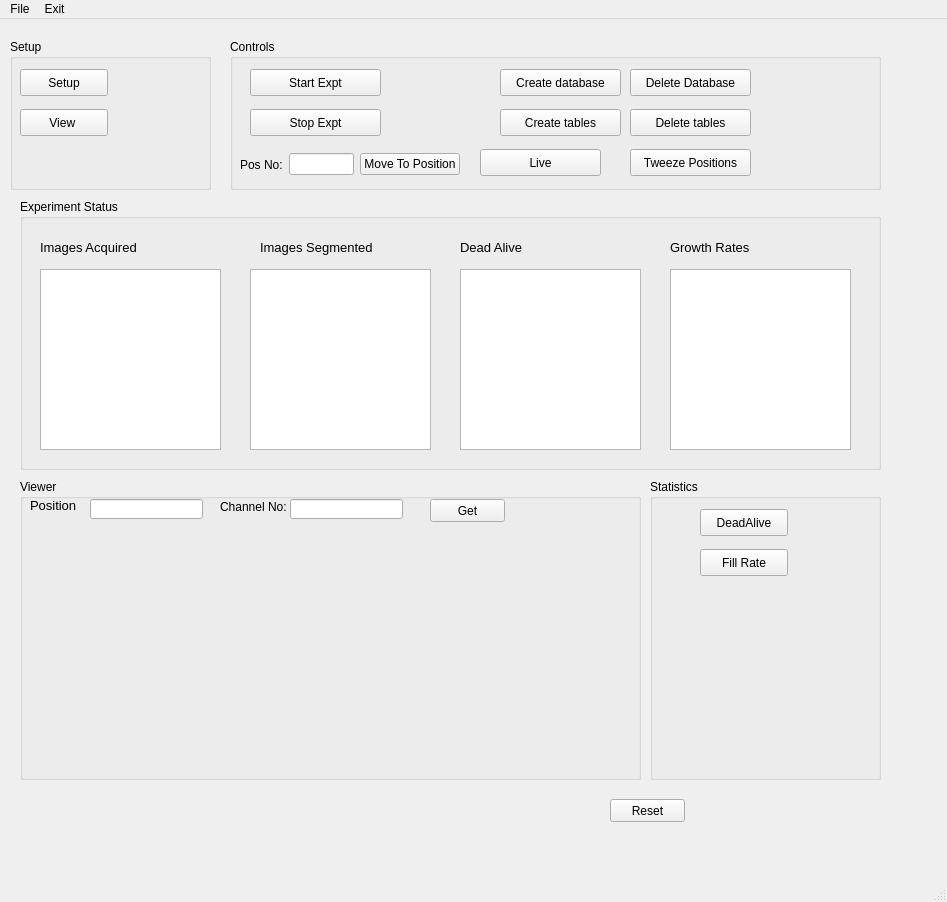
<?xml version="1.0" encoding="UTF-8"?>
<ui version="4.0">
 <class>MainWindow</class>
 <widget class="QMainWindow" name="MainWindow">
  <property name="geometry">
   <rect>
    <x>0</x>
    <y>0</y>
    <width>947</width>
    <height>902</height>
   </rect>
  </property>
  <property name="windowTitle">
   <string>MainWindow</string>
  </property>
  <widget class="QWidget" name="centralwidget">
   <widget class="QGroupBox" name="Setup">
    <property name="geometry">
     <rect>
      <x>10</x>
      <y>20</y>
      <width>201</width>
      <height>151</height>
     </rect>
    </property>
    <property name="title">
     <string>Setup</string>
    </property>
    <widget class="QPushButton" name="setupButton">
     <property name="geometry">
      <rect>
       <x>10</x>
       <y>30</y>
       <width>88</width>
       <height>27</height>
      </rect>
     </property>
     <property name="text">
      <string>Setup</string>
     </property>
    </widget>
    <widget class="QPushButton" name="viewExptSetupButton">
     <property name="geometry">
      <rect>
       <x>10</x>
       <y>70</y>
       <width>88</width>
       <height>27</height>
      </rect>
     </property>
     <property name="text">
      <string>View </string>
     </property>
    </widget>
   </widget>
   <widget class="QGroupBox" name="viewerBox">
    <property name="geometry">
     <rect>
      <x>20</x>
      <y>460</y>
      <width>621</width>
      <height>301</height>
     </rect>
    </property>
    <property name="title">
     <string>Viewer</string>
    </property>
    <widget class="QLabel" name="viewerPositionLabel">
     <property name="geometry">
      <rect>
       <x>10</x>
       <y>20</y>
       <width>47</width>
       <height>13</height>
      </rect>
     </property>
     <property name="font">
      <font>
       <pointsize>10</pointsize>
      </font>
     </property>
     <property name="text">
      <string>Position:</string>
     </property>
    </widget>
    <widget class="QLineEdit" name="viewerPositionNo">
     <property name="geometry">
      <rect>
       <x>70</x>
       <y>20</y>
       <width>113</width>
       <height>20</height>
      </rect>
     </property>
    </widget>
    <widget class="QLabel" name="viewerChannelLabel">
     <property name="geometry">
      <rect>
       <x>200</x>
       <y>20</y>
       <width>71</width>
       <height>16</height>
      </rect>
     </property>
     <property name="text">
      <string>Channel No:</string>
     </property>
    </widget>
    <widget class="QLineEdit" name="viewerChannelNo">
     <property name="geometry">
      <rect>
       <x>270</x>
       <y>20</y>
       <width>113</width>
       <height>20</height>
      </rect>
     </property>
    </widget>
    <widget class="QPushButton" name="viewerGetButton">
     <property name="geometry">
      <rect>
       <x>410</x>
       <y>20</y>
       <width>75</width>
       <height>23</height>
      </rect>
     </property>
     <property name="text">
      <string>Get</string>
     </property>
    </widget>
   </widget>
   <widget class="QGroupBox" name="runStatus">
    <property name="geometry">
     <rect>
      <x>20</x>
      <y>180</y>
      <width>861</width>
      <height>271</height>
     </rect>
    </property>
    <property name="title">
     <string>Experiment Status</string>
    </property>
    <widget class="PlotWidget" name="imgAcquiredPlot">
     <property name="geometry">
      <rect>
       <x>20</x>
       <y>70</y>
       <width>181</width>
       <height>181</height>
      </rect>
     </property>
    </widget>
    <widget class="PlotWidget" name="imgSegPlot">
     <property name="geometry">
      <rect>
       <x>230</x>
       <y>70</y>
       <width>181</width>
       <height>181</height>
      </rect>
     </property>
    </widget>
    <widget class="PlotWidget" name="deadAlivePlot">
     <property name="geometry">
      <rect>
       <x>440</x>
       <y>70</y>
       <width>181</width>
       <height>181</height>
      </rect>
     </property>
    </widget>
    <widget class="PlotWidget" name="growthRatesPlot">
     <property name="geometry">
      <rect>
       <x>650</x>
       <y>70</y>
       <width>181</width>
       <height>181</height>
      </rect>
     </property>
    </widget>
    <widget class="QLabel" name="acquiredLabel">
     <property name="geometry">
      <rect>
       <x>20</x>
       <y>40</y>
       <width>101</width>
       <height>16</height>
      </rect>
     </property>
     <property name="font">
      <font>
       <pointsize>10</pointsize>
      </font>
     </property>
     <property name="midLineWidth">
      <number>0</number>
     </property>
     <property name="text">
      <string>Images Acquired</string>
     </property>
     <property name="textFormat">
      <enum>Qt::PlainText</enum>
     </property>
    </widget>
    <widget class="QLabel" name="segmentedLabel">
     <property name="geometry">
      <rect>
       <x>240</x>
       <y>40</y>
       <width>131</width>
       <height>16</height>
      </rect>
     </property>
     <property name="font">
      <font>
       <pointsize>10</pointsize>
      </font>
     </property>
     <property name="midLineWidth">
      <number>0</number>
     </property>
     <property name="text">
      <string>Images Segmented</string>
     </property>
     <property name="textFormat">
      <enum>Qt::PlainText</enum>
     </property>
    </widget>
    <widget class="QLabel" name="deadaliveLabel">
     <property name="geometry">
      <rect>
       <x>440</x>
       <y>40</y>
       <width>131</width>
       <height>16</height>
      </rect>
     </property>
     <property name="font">
      <font>
       <pointsize>10</pointsize>
      </font>
     </property>
     <property name="midLineWidth">
      <number>0</number>
     </property>
     <property name="text">
      <string>Dead Alive</string>
     </property>
     <property name="textFormat">
      <enum>Qt::PlainText</enum>
     </property>
    </widget>
    <widget class="QLabel" name="growthRatesLabel">
     <property name="geometry">
      <rect>
       <x>650</x>
       <y>40</y>
       <width>131</width>
       <height>16</height>
      </rect>
     </property>
     <property name="font">
      <font>
       <pointsize>10</pointsize>
      </font>
     </property>
     <property name="midLineWidth">
      <number>0</number>
     </property>
     <property name="text">
      <string>Growth Rates</string>
     </property>
     <property name="textFormat">
      <enum>Qt::PlainText</enum>
     </property>
    </widget>
   </widget>
   <widget class="QGroupBox" name="groupBox_3">
    <property name="geometry">
     <rect>
      <x>230</x>
      <y>20</y>
      <width>651</width>
      <height>151</height>
     </rect>
    </property>
    <property name="title">
     <string>Controls</string>
    </property>
    <widget class="QPushButton" name="stopExptButton">
     <property name="geometry">
      <rect>
       <x>20</x>
       <y>70</y>
       <width>131</width>
       <height>27</height>
      </rect>
     </property>
     <property name="text">
      <string>Stop Expt</string>
     </property>
    </widget>
    <widget class="QPushButton" name="startExptButton">
     <property name="geometry">
      <rect>
       <x>20</x>
       <y>30</y>
       <width>131</width>
       <height>27</height>
      </rect>
     </property>
     <property name="text">
      <string>Start Expt</string>
     </property>
    </widget>
    <widget class="QPushButton" name="createDbButton">
     <property name="geometry">
      <rect>
       <x>270</x>
       <y>30</y>
       <width>121</width>
       <height>27</height>
      </rect>
     </property>
     <property name="text">
      <string>Create database</string>
     </property>
    </widget>
    <widget class="QPushButton" name="tweezePositionsButton">
     <property name="geometry">
      <rect>
       <x>400</x>
       <y>110</y>
       <width>121</width>
       <height>27</height>
      </rect>
     </property>
     <property name="text">
      <string>Tweeze Positions</string>
     </property>
    </widget>
    <widget class="QPushButton" name="createTablesButton">
     <property name="geometry">
      <rect>
       <x>270</x>
       <y>70</y>
       <width>121</width>
       <height>27</height>
      </rect>
     </property>
     <property name="text">
      <string>Create tables</string>
     </property>
    </widget>
    <widget class="QPushButton" name="deleteDbButton">
     <property name="geometry">
      <rect>
       <x>400</x>
       <y>30</y>
       <width>121</width>
       <height>27</height>
      </rect>
     </property>
     <property name="text">
      <string>Delete Database</string>
     </property>
    </widget>
    <widget class="QPushButton" name="deleteTablesButton">
     <property name="geometry">
      <rect>
       <x>400</x>
       <y>70</y>
       <width>121</width>
       <height>27</height>
      </rect>
     </property>
     <property name="text">
      <string>Delete tables</string>
     </property>
    </widget>
    <widget class="QWidget" name="horizontalLayoutWidget">
     <property name="geometry">
      <rect>
       <x>10</x>
       <y>110</y>
       <width>220</width>
       <height>31</height>
      </rect>
     </property>
     <layout class="QHBoxLayout" name="moveLayout">
      <item>
       <widget class="QLabel" name="posNoLabel">
        <property name="text">
         <string>Pos No:</string>
        </property>
       </widget>
      </item>
      <item>
       <widget class="QLineEdit" name="posNoInputBox"/>
      </item>
      <item>
       <widget class="QPushButton" name="moveToPositionButton">
        <property name="text">
         <string>Move To Position</string>
        </property>
       </widget>
      </item>
     </layout>
    </widget>
    <widget class="QPushButton" name="liveButton">
     <property name="geometry">
      <rect>
       <x>250</x>
       <y>110</y>
       <width>121</width>
       <height>27</height>
      </rect>
     </property>
     <property name="text">
      <string>Live</string>
     </property>
    </widget>
   </widget>
   <widget class="QGroupBox" name="statisticsBox">
    <property name="geometry">
     <rect>
      <x>650</x>
      <y>460</y>
      <width>231</width>
      <height>301</height>
     </rect>
    </property>
    <property name="title">
     <string>Statistics</string>
    </property>
    <widget class="QPushButton" name="deadAliveStatsButton">
     <property name="geometry">
      <rect>
       <x>50</x>
       <y>30</y>
       <width>88</width>
       <height>27</height>
      </rect>
     </property>
     <property name="text">
      <string>DeadAlive</string>
     </property>
    </widget>
    <widget class="QPushButton" name="fillRateButton">
     <property name="geometry">
      <rect>
       <x>50</x>
       <y>70</y>
       <width>88</width>
       <height>27</height>
      </rect>
     </property>
     <property name="text">
      <string>Fill Rate</string>
     </property>
    </widget>
   </widget>
   <widget class="QPushButton" name="resetButton">
    <property name="geometry">
     <rect>
      <x>610</x>
      <y>780</y>
      <width>75</width>
      <height>23</height>
     </rect>
    </property>
    <property name="text">
     <string>Reset</string>
    </property>
   </widget>
  </widget>
  <widget class="QMenuBar" name="menubar">
   <property name="geometry">
    <rect>
     <x>0</x>
     <y>0</y>
     <width>947</width>
     <height>21</height>
    </rect>
   </property>
   <widget class="QMenu" name="menuFile">
    <property name="title">
     <string>File</string>
    </property>
   </widget>
   <widget class="QMenu" name="menuExit">
    <property name="title">
     <string>Exit</string>
    </property>
   </widget>
   <addaction name="menuFile"/>
   <addaction name="menuExit"/>
  </widget>
  <widget class="QStatusBar" name="statusbar"/>
 </widget>
 <customwidgets>
  <customwidget>
   <class>PlotWidget</class>
   <extends>QGraphicsView</extends>
   <header>pyqtgraph</header>
  </customwidget>
 </customwidgets>
 <resources/>
 <connections/>
</ui>
